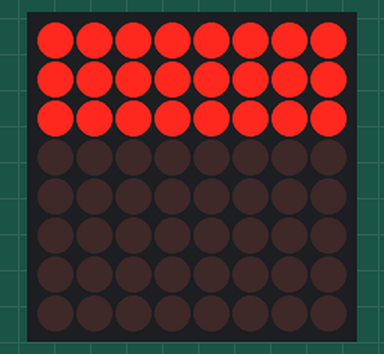
Simulated run of this sketch. Board: Arduino Mega 2560, built with avr-gcc and run on an emulated ATmega2560. On the bench: 8×8 LED matrix.

Above: at 0.1 s.
At 1.1 s:
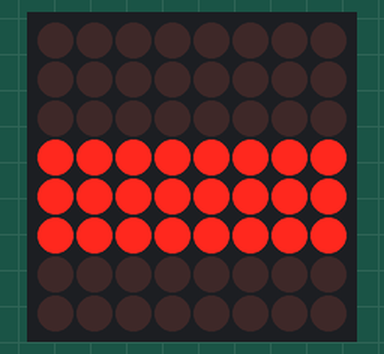
At 1.6 s:
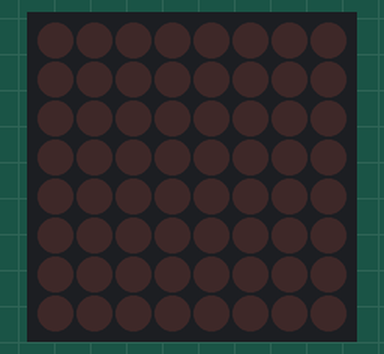

The sketch:

Led_OneLine.ino
```cpp
#include "LedControl.h"

// Initialize the LedControl library
// Parameters: (DIN, CLK, CS, Number of devices)
LedControl lc = LedControl(51, 52, 53, 1);

void setup() {
  // Wake up the MAX7219
  lc.shutdown(0, false);

  // Set the brightness (0 is min, 15 is max)
  lc.setIntensity(0, 8);

  // Clear the display
  lc.clearDisplay(0);
}

void loop() {
  // Light up the first three rows with a pattern
  lc.setRow(0, 0, B11111111); // Row 0
  lc.setRow(0, 1, B11111111); // Row 1
  lc.setRow(0, 2, B11111111); // Row 2
  delay(500);

  // Turn off the first three rows
  lc.setRow(0, 0, B00000000);
  lc.setRow(0, 1, B00000000);
  lc.setRow(0, 2, B00000000);
  delay(500);

  // Light up another pattern, for example, rows 3 to 5
  lc.setRow(0, 3, B11111111); // Row 3
  lc.setRow(0, 4, B11111111); // Row 4
  lc.setRow(0, 5, B11111111); // Row 5
  delay(500);

  // Turn off rows 3 to 5
  lc.setRow(0, 3, B00000000);
  lc.setRow(0, 4, B00000000);
  lc.setRow(0, 5, B00000000);
  delay(500);
}
```

Measured:
- by itself, everything shown: repeats every 2.0 s, in 4 steps
- what the display in image 1 shows lasts 0.5 s, from 1.0 s to 1.5 s
